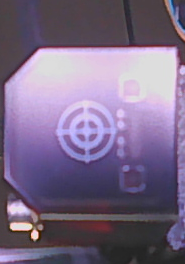
#> input picture klipper_setup/image_build/overlays/stage2/99-klipperpi/files/eddy_sift_body_template.png, 185 x 264 px
$ python -i vision_rough_calibration.py   (imports and definitions only)   (older library calls are emulated)
#> lines starting #> are read from the running program, lines starting #| are printed output that depends on the picture
#> further down, picture is the input picture: shape (264, 185, 3); mean B, G, R 134.9, 106.3, 122.1
#!/usr/bin/env python3
"""Analysis helpers for report-only rough IDEX and Eddy-light calibration."""

from __future__ import annotations

import copy
import hashlib
import json
import math
import statistics
from pathlib import Path
from typing import Any


ROUGH_OBSERVATION_SCALE = 100.0
ROUGH_TEMPLATE_SIZE_1080 = 132
ROUGH_TEMPLATE_MIN_CORRELATION = 0.70
ROUGH_TEMPLATE_STRICT_MIN_CORRELATION = 0.80
ROUGH_MAX_FIT_RMS = 1.5
ROUGH_MAX_DUPLICATE_MAD = 0.75
ROUGH_MAX_JACOBIAN_CONDITION = 15.0
ROUGH_MAX_AXIS_RELATIVE_SPREAD = 0.15
ROUGH_MAX_RING_SCALE_SPREAD = 0.05
ROUGH_PASS_X_AGREEMENT_MM = 0.15
ROUGH_PASS_YZ_AGREEMENT_MM = 0.20
ROUGH_CORRECTION_LIMITS_MM = (25.0, 5.0, 2.0)
ROUGH_NOZZLE_ROI_SIZE = (260, 220)
ROUGH_NOZZLE_OFFSET_FROM_RED = (35.0, 105.0)
ROUGH_TOOL_CENTER_HINTS_1080 = {
    "t0": (1032.0, 500.0),
    "t1": (1030.0, 511.0),
}
ROUGH_RING_RADIUS_HINT_1080 = 62.0
ROUGH_X_AXIS_HINT_PX_PER_MM_1080 = 8.0
EDDY_LIGHT_ROI_1080 = (850, 225, 170, 160)
EDDY_LIGHT_EXPECTED_CENTER_1080 = (928, 297)
EDDY_LIGHT_CENTER_SEARCH_RADIUS_1080 = (18, 14)
EDDY_LIGHT_RING_RADII_1080 = (11, 17, 23, 29)


def sha256_file(path: Path) -> str:
    return "sha256:" + hashlib.sha256(path.read_bytes()).hexdigest()


# [729 lines left out: functions center_out_offsets, median_absolute_deviation, detect_red_locator, _radial_edge_score, detect_nozzle_observation, _prepare_nozzle_template_image and 10 more, not called in this run]


def score_eddy_lighting(image: Any) -> dict[str, Any]:
    import cv2
    import numpy as np

    height, width = image.shape[:2]
#> height = 264; width = 185
    sx = width / 1920.0
#> sx = 0.0964
    sy = height / 1080.0
#> sy = 0.244
    x, y, w, h = [
        int(round(value * scale))
        for value, scale in zip(EDDY_LIGHT_ROI_1080, (sx, sy, sx, sy))
    ]
#> x = 82; y = 55; w = 16; h = 39
    crop = image[y : y + h, x : x + w]
    gray = cv2.cvtColor(crop, cv2.COLOR_BGR2GRAY)
    clipped_fraction = float(np.mean(gray >= 250))
#> clipped_fraction = 0
    shadow_fraction = float(np.mean(gray <= 8))
#> shadow_fraction = 0
    contrast = float(np.percentile(gray, 95) - np.percentile(gray, 5))
#> contrast = 16
    sharpness = float(cv2.Laplacian(gray, cv2.CV_64F).var())
#> sharpness = 5
    normalized = cv2.createCLAHE(clipLimit=2.0, tileGridSize=(8, 8)).apply(
        cv2.cvtColor(image, cv2.COLOR_BGR2GRAY)
    )
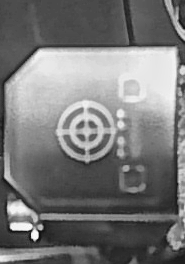
#> normalized: shape (264, 185); min 12, max 252, mean 120.1
    scale = (sx + sy) / 2.0
#> scale = 0.17
    expected_center = (
        float(EDDY_LIGHT_EXPECTED_CENTER_1080[0] * sx),
        float(EDDY_LIGHT_EXPECTED_CENTER_1080[1] * sy),
    )
#> expected_center = (89.42, 72.6)
    search_x = max(
        2, int(round(EDDY_LIGHT_CENTER_SEARCH_RADIUS_1080[0] * sx))
    )
#> search_x = 2
    search_y = max(
        2, int(round(EDDY_LIGHT_CENTER_SEARCH_RADIUS_1080[1] * sy))
    )
#> search_y = 3
    nominal_radii = [
        max(3, int(round(radius * scale))) for radius in EDDY_LIGHT_RING_RADII_1080
    ]
#> nominal_radii = [3, 3, 4, 5]
    max_radius = max(nominal_radii) + max(4, int(round(4 * scale)))
    angles = np.linspace(0.0, 2.0 * math.pi, 180, endpoint=False, dtype=np.float32)
    radii = np.arange(0, max_radius + 3, dtype=np.float32)
    cos_angles = np.cos(angles)[:, None]
    sin_angles = np.sin(angles)[:, None]

    def radial_measurement(center_x: float, center_y: float) -> dict[str, Any]:
        map_x = (center_x + cos_angles * radii[None, :]).astype(np.float32)
        map_y = (center_y + sin_angles * radii[None, :]).astype(np.float32)
        samples = cv2.remap(
            normalized,
            map_x,
            map_y,
            cv2.INTER_LINEAR,
            borderMode=cv2.BORDER_REFLECT_101,
        ).astype(np.float32)
        radial_derivative = 0.5 * np.abs(samples[:, 2:] - samples[:, :-2])
        derivative_mean = radial_derivative.mean(axis=0)
        derivative_std = radial_derivative.std(axis=0)
        coherent_response = derivative_mean * (
            derivative_mean / (derivative_std + 4.0)
        )
        ring_records = []
        tolerance = max(2, int(round(2 * scale)))
        for nominal_radius in nominal_radii:
            first = max(1, nominal_radius - tolerance)
            last = min(len(coherent_response), nominal_radius + tolerance + 1)
            index = first + int(np.argmax(coherent_response[first:last]))
            ring_records.append(
                {
                    "radius_px": float(index + 1),
                    "response": float(coherent_response[index]),
                    "edge_contrast": float(derivative_mean[index]),
                    "radial_coherence": float(
                        derivative_mean[index] / (derivative_std[index] + 4.0)
                    ),
                }
            )
        return {
            "center_px": [float(center_x), float(center_y)],
            "rings": ring_records,
            "radial_strength": float(
                sum(record["response"] for record in ring_records)
            ),
        }

    coarse_step = max(1, int(round(2 * scale)))
    center_x_min = int(round(expected_center[0] - search_x))
    center_x_max = int(round(expected_center[0] + search_x))
    center_y_min = int(round(expected_center[1] - search_y))
    center_y_max = int(round(expected_center[1] + search_y))
    candidates = []
    for center_y in range(center_y_min, center_y_max + 1, coarse_step):
        for center_x in range(center_x_min, center_x_max + 1, coarse_step):
            measurement = radial_measurement(center_x, center_y)
            candidates.append(
                (
                    measurement["radial_strength"],
                    -math.hypot(
                        center_x - expected_center[0],
                        center_y - expected_center[1],
                    ),
                    measurement,
                )
            )
#> this loop made 7 passes
    coarse_best = max(candidates, key=lambda item: (item[0], item[1]))[2]
    coarse_x, coarse_y = coarse_best["center_px"]
    refined = []
    for center_y in range(int(coarse_y) - coarse_step, int(coarse_y) + coarse_step + 1):
        for center_x in range(
            int(coarse_x) - coarse_step, int(coarse_x) + coarse_step + 1
        ):
            measurement = radial_measurement(center_x, center_y)
            refined.append(
                (
                    measurement["radial_strength"],
                    -math.hypot(
                        center_x - expected_center[0],
                        center_y - expected_center[1],
                    ),
                    measurement,
                )
            )
    best = max(refined, key=lambda item: (item[0], item[1]))[2]
    strongest_response = max(
        (float(record["response"]) for record in best["rings"]), default=0.0
    )
    minimum_response = max(3.0, 0.20 * strongest_response)
    accepted_rings = [
        record
        for record in best["rings"]
        if float(record["response"]) >= minimum_response
    ]
    ring_count = len(accepted_rings)
    center = best["center_px"] if ring_count else None
    center_spread = 0.0 if center is not None else None
    radial_strength = float(
        sum(float(record["response"]) for record in accepted_rings)
    )
    radial_symmetry = (
        statistics.mean(float(record["radial_coherence"]) for record in accepted_rings)
        if accepted_rings
        else 0.0
    )
    center_radius = max(3, int(round(7 * scale)))
    center_x = int(round(best["center_px"][0]))
    center_y = int(round(best["center_px"][1]))
    center_patch = normalized[
        max(0, center_y - center_radius) : center_y + center_radius + 1,
        max(0, center_x - center_radius) : center_x + center_radius + 1,
    ]
    cross_sharpness = (
        float(cv2.Laplacian(center_patch, cv2.CV_64F).var())
        if center_patch.size
        else 0.0
    )
#> cross_sharpness = 28.94
    raw_circles = [
        {
            "center_px": list(best["center_px"]),
            "radius_px": float(record["radius_px"]),
            "response": float(record["response"]),
        }
        for record in accepted_rings
    ]
    clipping_penalty = 900.0 * clipped_fraction
#> clipping_penalty = 0
    shadow_penalty = 300.0 * shadow_fraction
#> shadow_penalty = 0
    score = (
        radial_strength
        + 12.0 * ring_count
        + 0.25 * contrast
        + 8.0 * radial_symmetry
        + 0.002 * min(cross_sharpness, 10000.0)
        - clipping_penalty
        - shadow_penalty
    )
#> score = 4.06
    accepted = (
        ring_count >= 3
        and center is not None
        and clipped_fraction < 0.005
        and shadow_fraction < 0.05
        and math.hypot(
            center[0] - expected_center[0], center[1] - expected_center[1]
        )
        <= max(search_x, search_y)
    )
#> accepted = False
    return {
        "accepted": accepted,
        "score": score,
        "roi": [x, y, w, h],
        "center_px": center,
        "center_spread_px": center_spread,
        "ring_count": ring_count,
        "circles": raw_circles,
        "clipped_fraction": clipped_fraction,
        "shadow_fraction": shadow_fraction,
        "contrast": contrast,
        "sharpness": sharpness,
        "cross_sharpness": cross_sharpness,
        "radial_strength": radial_strength,
        "radial_symmetry": radial_symmetry,
        "expected_center_px": list(expected_center),
    }


# [54 lines left out: function validate_lighting_duplicates, not called in this run]

>>> import cv2
>>> picture = cv2.imread('eddy_sift_body_template.png')
>>> result = score_eddy_lighting(picture)
#> result = 15 items
